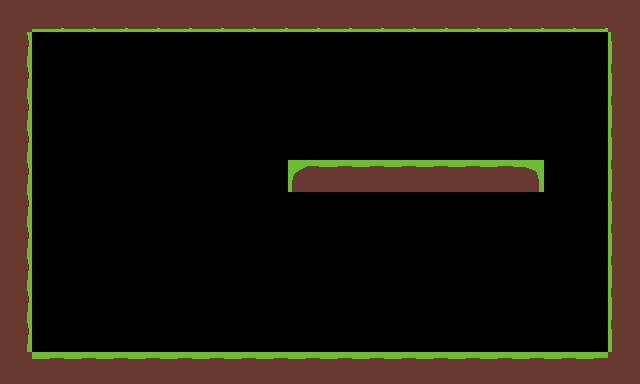

This game map was drawn from its Tiled (.tmx) file and the tilesets committed beside it. A one-line description and the full map source follow:
An orthogonal 20x12 tile map with 32x32 px tiles, 1 tile layer (Tile Layer 1).

<map version="1.10" tiledversion="1.11.2" orientation="orthogonal" renderorder="right-down" width="20" height="12" tilewidth="32" tileheight="32" infinite="0" nextlayerid="2" nextobjectid="1">
 <editorsettings>
  <export target="map.lua" format="lua" />
 </editorsettings>
 <tileset firstgid="1" name="test_tile_map" tilewidth="32" tileheight="32" tilecount="9" columns="3">
  <image source="test_tile_map.png" width="96" height="96" />
 </tileset>
 <layer id="1" name="Tile Layer 1" width="20" height="12">
  <data encoding="csv">
5,8,8,8,8,8,8,8,8,8,8,8,8,8,8,8,8,8,8,5,
6,0,0,0,0,0,0,0,0,0,0,0,0,0,0,0,0,0,0,4,
6,0,0,0,0,0,0,0,0,0,0,0,0,0,0,0,0,0,0,4,
6,0,0,0,0,0,0,0,0,0,0,0,0,0,0,0,0,0,0,4,
6,0,0,0,0,0,0,0,0,0,0,0,0,0,0,0,0,0,0,4,
6,0,0,0,0,0,0,0,0,1,2,2,2,2,2,2,3,0,0,4,
6,0,0,0,0,0,0,0,0,0,0,0,0,0,0,0,0,0,0,4,
6,0,0,0,0,0,0,0,0,0,0,0,0,0,0,0,0,0,0,4,
6,0,0,0,0,0,0,0,0,0,0,0,0,0,0,0,0,0,0,4,
6,0,0,0,0,0,0,0,0,0,0,0,0,0,0,0,0,0,0,4,
6,0,0,0,0,0,0,0,0,0,0,0,0,0,0,0,0,0,0,4,
5,2,2,2,2,2,2,2,2,2,2,2,2,2,2,2,2,2,2,5
</data>
 </layer>
</map>